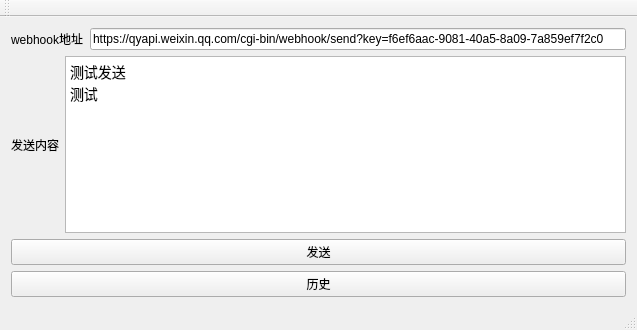
<?xml version="1.0" encoding="UTF-8"?>
<ui version="4.0">
 <class>MainWindow</class>
 <widget class="QMainWindow" name="MainWindow">
  <property name="geometry">
   <rect>
    <x>0</x>
    <y>0</y>
    <width>637</width>
    <height>330</height>
   </rect>
  </property>
  <property name="windowTitle">
   <string>MainWindow</string>
  </property>
  <widget class="QWidget" name="centralWidget">
   <layout class="QGridLayout" name="gridLayout">
    <item row="2" column="0">
     <widget class="QPushButton" name="sendBtn">
      <property name="text">
       <string>发送</string>
      </property>
     </widget>
    </item>
    <item row="0" column="0">
     <layout class="QHBoxLayout" name="horizontalLayout">
      <item>
       <widget class="QLabel" name="label">
        <property name="text">
         <string>webhook地址</string>
        </property>
       </widget>
      </item>
      <item>
       <widget class="QLineEdit" name="urlEdit">
        <property name="text">
         <string>https://qyapi.weixin.qq.com/cgi-bin/webhook/send?key=f6ef6aac-9081-40a5-8a09-7a859ef7f2c0</string>
        </property>
       </widget>
      </item>
     </layout>
    </item>
    <item row="1" column="0">
     <layout class="QHBoxLayout" name="horizontalLayout_2">
      <item>
       <widget class="QLabel" name="label_2">
        <property name="text">
         <string>发送内容</string>
        </property>
       </widget>
      </item>
      <item>
       <widget class="QTextEdit" name="dataEdit">
        <property name="html">
         <string>&lt;!DOCTYPE HTML PUBLIC &quot;-//W3C//DTD HTML 4.0//EN&quot; &quot;http://www.w3.org/TR/REC-html40/strict.dtd&quot;&gt;
&lt;html&gt;&lt;head&gt;&lt;meta name=&quot;qrichtext&quot; content=&quot;1&quot; /&gt;&lt;style type=&quot;text/css&quot;&gt;
p, li { white-space: pre-wrap; }
&lt;/style&gt;&lt;/head&gt;&lt;body style=&quot; font-family:'Noto Sans CJK SC'; font-size:10.5pt; font-weight:400; font-style:normal;&quot;&gt;
&lt;p style=&quot; margin-top:0px; margin-bottom:0px; margin-left:0px; margin-right:0px; -qt-block-indent:0; text-indent:0px;&quot;&gt;测试发送&lt;/p&gt;
&lt;p style=&quot; margin-top:0px; margin-bottom:0px; margin-left:0px; margin-right:0px; -qt-block-indent:0; text-indent:0px;&quot;&gt;测试&lt;/p&gt;&lt;/body&gt;&lt;/html&gt;</string>
        </property>
       </widget>
      </item>
     </layout>
    </item>
    <item row="3" column="0">
     <widget class="QPushButton" name="historyBtn">
      <property name="text">
       <string>历史</string>
      </property>
     </widget>
    </item>
   </layout>
  </widget>
  <widget class="QMenuBar" name="menuBar">
   <property name="geometry">
    <rect>
     <x>0</x>
     <y>0</y>
     <width>637</width>
     <height>36</height>
    </rect>
   </property>
  </widget>
  <widget class="QToolBar" name="mainToolBar">
   <attribute name="toolBarArea">
    <enum>TopToolBarArea</enum>
   </attribute>
   <attribute name="toolBarBreak">
    <bool>false</bool>
   </attribute>
  </widget>
  <widget class="QStatusBar" name="statusBar"/>
 </widget>
 <layoutdefault spacing="6" margin="11"/>
 <resources/>
 <connections/>
</ui>
